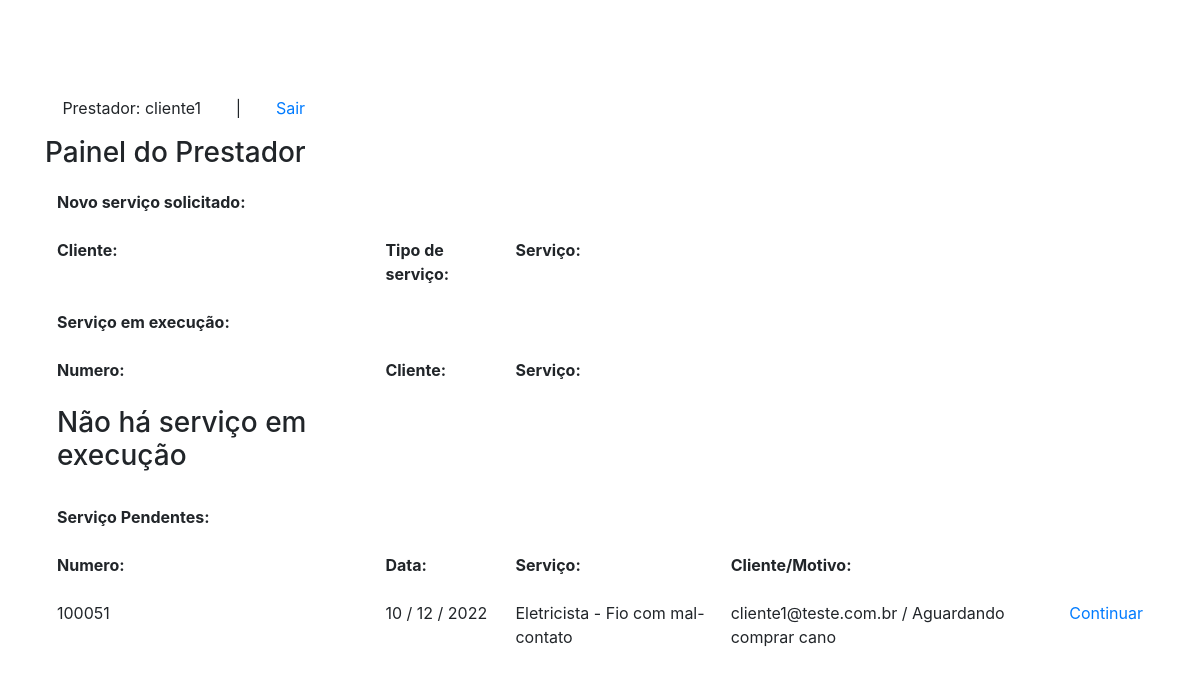
The app's page /painelprestador.php (signed in), older data.
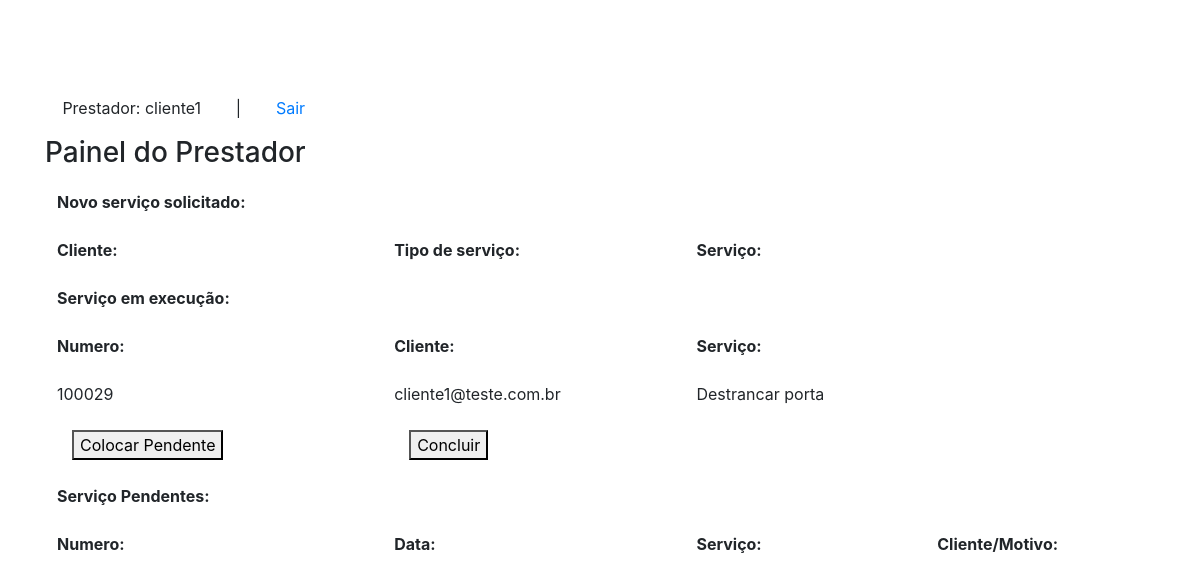
The same page, newer data.
### tables this page shows
CREATE TABLE IF NOT EXISTS `servicos` (
  `numero_id` int(7) NOT NULL AUTO_INCREMENT,
  `nome_servico` varchar(220) NOT NULL,
  `descricao_servico` varchar(220) NOT NULL,
  `preco_servico` varchar(220) NOT NULL,
  `status_servico` varchar(30) NOT NULL,
  `id_cliente` varchar(100) NOT NULL,
  `email_cliente` varchar(140) NOT NULL,
  `id_prestador` int(100) NOT NULL,
  `email_prestador` varchar(140) NOT NULL,
  `dia_pedido` varchar(30) NOT NULL,
  PRIMARY KEY (`numero_id`)
);

### painelprestador.php (the view, shortened to what the changed rows need)
<?php
include_once ('conexao.php');
?>
<!DOCTYPE html>
<html>
    <head>
        <link rel="stylesheet" href="https://stackpath.bootstrapcdn.com/bootstrap/4.1.3/css/bootstrap.min.css">
    </head>
    <body>
        <div class="container mt-5 pt-5">
            <div class="form-group">
                <table class="table table-borderless">
                    <thead>
                        <h3>Painel do Prestador</h3>
                    </thead>
                    <tbody id="first_table">
                        <th>Novo serviço solicitado:</th>
                        <tr>
                            <th>Cliente:</th>
                            <th>Tipo de serviço:</th>
                            <th>Serviço:</th>
                        </tr>
                        <?php
                        $id = $_SESSION['id'];
                        $query_servico = "  SELECT *
                                            FROM servicos as s
                                            INNER JOIN prestadores as p
                                            ON s.id_prestador = p.id
                                            WHERE p.id = $id
                                            ORDER BY numero_id DESC
                                            ";
                        $result_servico = $conn->prepare($query_servico);
                        $result_servico->execute();
                        while($row_servico = $result_servico->fetch(PDO::FETCH_ASSOC)){
                            extract($row_servico);
                            if($status_servico == "0"){
                        ?>
                        <tr>
                            <td>
                                <a href="#"><?php echo "$email_cliente";?></a>
                            </td>
                            <td><?php echo "$nome_servico";?></td>
                            <td><?php echo "$descricao_servico";?></td>
                            <tr>
                                <td>
                                    <div class="col-sm-offset-2 col-sm-10 btn-execute">
                                        <button type="submit" name="<?=$numero_id?>" value="1">Iniciar</button>
                                    </div>
                                </td>
                            </tr>
                            <form id="favoritar" action="update_status.php" method="POST">
                                <input type="hidden" id="id_usuario" name="id_usuario">
                                <input type="hidden" id="nota" name="nota">
                            </form>
                        </tr>
                        <?php }} ?>
                    </tbody>
                    <tbody id="selecao_status">
                        <th>Serviço em execução:</th>
                        <tr>
                            <th>Numero:</th>
                            <th>Cliente:</th>
                            <th>Serviço:</th>
                        </tr>
                        <?php
                            $query_servico = "  SELECT *
                                                FROM servicos as s
                                                INNER JOIN prestadores as p
                                                ON s.id_prestador = p.id
                                                WHERE p.id = $id
                                                ORDER BY numero_id DESC";
                            $result_servico = $conn->prepare($query_servico);
                            $result_servico->execute();
                            while($row_servico = $result_servico->fetch(PDO::FETCH_ASSOC)){
                                extract($row_servico);
                                if($status_servico == "1"){
                        ?>
                                    <tr>
                                        <td><?php echo "$numero_id";?></td>
                                        <td><?php echo "$email_cliente";?></td>
                                        <td><?php echo "$descricao_servico";?></td>
                                        <tr>
                                            <td>
                                                <div class="col-sm-offset-2 col-sm-10 btn-pending">
                                                    <button type="submit" name="<?=$numero_id?>" value="2">Colocar Pendente</button>
                                                </div>
                                            </td>
                                            <td>
                                                <div class="col-sm-offset-2 col-sm-10 btn-conclude">
                                                <button type="submit" name="<?=$numero_id?>" value="3">Concluir</button>
                                                </div>
                                            </td>
                                        </tr>
                                    </tr>
                                    <?php
                                }elseif($status_servico !== "1"){
                                    ?>
                                    <td>
                                        <h3>Não há serviço em execução</h3>
                                    </td>
                                    <?php
                                    break;
                                }
                            }
                                    ?>
                    </tbody>
                    <tbody>
                        <th>Serviço Pendentes:</th>
                        <tr>
                            <th>Numero:</th>
                            <th>Data:</th>
                            <th>Serviço:</th>
                            <th>Cliente/Motivo:</th>
                        </tr>
                        <?php
                            $query_servico = "  SELECT *
                                                FROM servicos as s
                                                INNER JOIN prestadores as p
                                                ON s.id_prestador = p.id
                                                WHERE p.id = $id
                                                ORDER BY numero_id ASC
                                                ";
                            $result_servico = $conn->prepare($query_servico);
                            $result_servico->execute();
                            while($row_servico = $result_servico->fetch(PDO::FETCH_ASSOC)){
                                extract($row_servico);
                                if($status_servico == "2"){
                        ?>
                        <tr>
                            <td><?php echo "$numero_id";?></td>
                            <td><?php echo "$dia_pedido";?></td>
                            <td><?php echo "$nome_servico";?> - <?php echo "$descricao_servico";?></td>
                            <td><?php echo "$email_cliente";?> / Aguardando comprar cano</td>
                            <td><a href="#">Continuar</a></td>
                        </tr>
                        <?php }}?>
                    </tbody>
                </table>
            </div>
        </div>
    </body>
</html>

Row changes from the older to the newer data that the page shows:
removed servicos: status_servico "Não há serviço em execução", numero_id "100051", dia_pedido "10 / 12 / 2022", nome_servico "Eletricista", descricao_servico "Fio com mal-contato", email_cliente "cliente1@teste.com.br"
added servicos: numero_id "100029", email_cliente "cliente1@teste.com.br", descricao_servico "Destrancar porta", shown under "Painel do Prestador"
